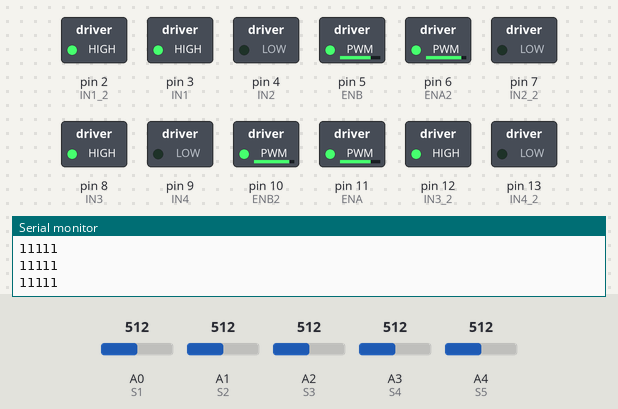
The sketch below on a simulated Arduino Uno, built with avr-gcc and run on an emulated ATmega328P. Shown: switched loads named in the sketch (green lamp = pin HIGH), the last lines printed to the serial monitor. The inputs (shaded band) are chosen by the test bench; at power-on: A0 (S1) = 512, A1 (S2) = 512, A4 (S5) = 512, A2 (S3) = 512, A3 (S4) = 512.

Above: at 1.2 s.
1.3 s: A0 (S1) set to 487
At 1.7 s:
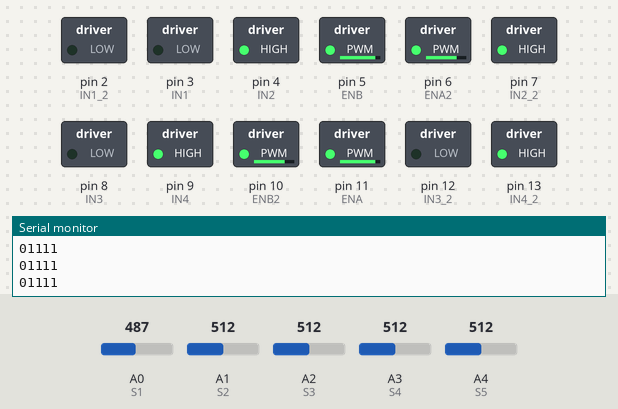
2.8 s: A1 (S2) set to 484
At 4.0 s:
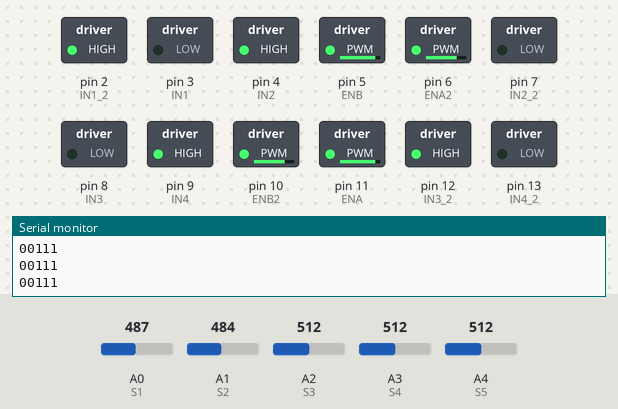
4.3 s: A1 (S2) set to 510
At 5.1 s:
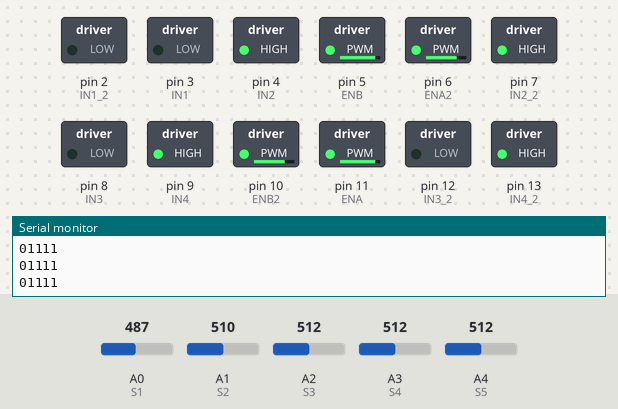
5.8 s: A4 (S5) set to 493
At 6.3 s:
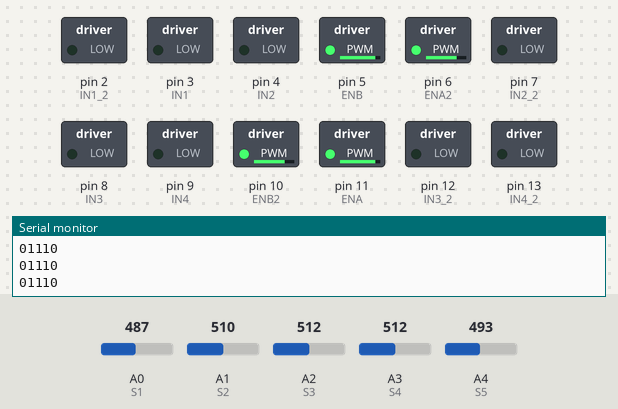
7.3 s: A4 (S5) set to 510
At 8.6 s:
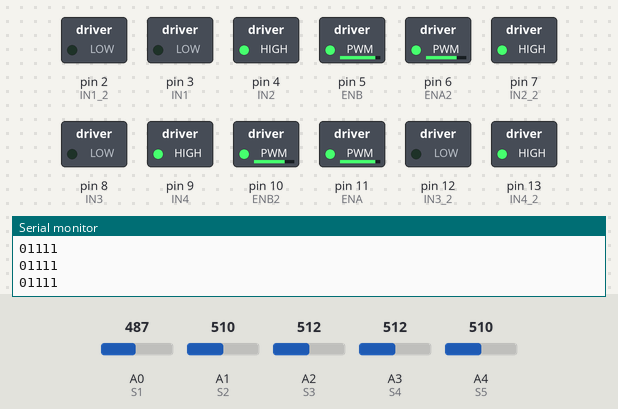
Timing chart, 0 to 9.8 s (numbered marks = the images above; inputs shaded):
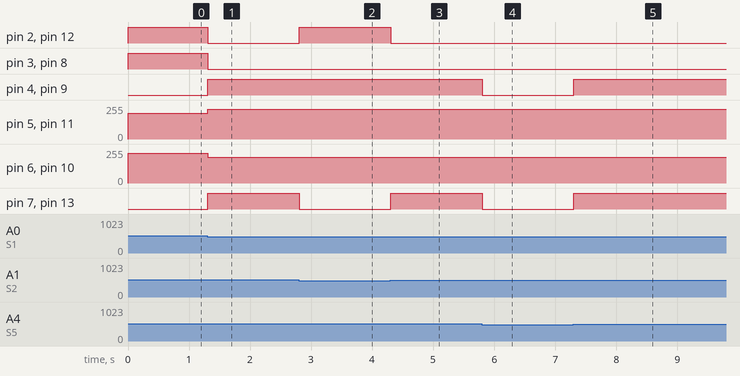

The sketch:

sketch.ino
```cpp
// ======== Pin Definitions ========

// Sensor pins
#define S1 A0
#define S2 A1
#define S3 A2
#define S4 A3
#define S5 A4

// ======== Motor Driver 1 (Left side) ========
#define ENA 11
#define IN1 3
#define IN2 4
#define ENB 5
#define IN3 8
#define IN4 9

// ======== Motor Driver 2 (Right side, reversed OUT connections) ========
#define ENA2 6
#define IN1_2 2
#define IN2_2 7
#define ENB2 10
#define IN3_2 12
#define IN4_2 13

// ======== Motor Speed ========
int baseSpeed = 225; // Adjust between 100–255
int turnSpeed = 195;

// ======== Setup ========
void setup() {
  Serial.begin(9600);

  pinMode(S1, INPUT);
  pinMode(S2, INPUT);
  pinMode(S3, INPUT);
  pinMode(S4, INPUT);
  pinMode(S5, INPUT);

  // Left motor driver
  pinMode(IN1, OUTPUT);
  pinMode(IN2, OUTPUT);
  pinMode(IN3, OUTPUT);
  pinMode(IN4, OUTPUT);
  pinMode(ENA, OUTPUT);
  pinMode(ENB, OUTPUT);

  // Right motor driver
  pinMode(IN1_2, OUTPUT);
  pinMode(IN2_2, OUTPUT);
  pinMode(IN3_2, OUTPUT);
  pinMode(IN4_2, OUTPUT);
  pinMode(ENA2, OUTPUT);
  pinMode(ENB2, OUTPUT);
}

// ======== Motor Control Functions ========
// ======== Motor Control Functions (Fixed Direction) ========
void leftForward() {
  digitalWrite(IN1, LOW);
  digitalWrite(IN2, HIGH);
  digitalWrite(IN3, LOW);
  digitalWrite(IN4, HIGH);
}

void leftBackward() {
  digitalWrite(IN1, HIGH);
  digitalWrite(IN2, LOW);
  digitalWrite(IN3, HIGH);
  digitalWrite(IN4, LOW);
}

void rightForward() {
  digitalWrite(IN3_2, HIGH);
  digitalWrite(IN4_2, LOW);
  digitalWrite(IN1_2, HIGH);
  digitalWrite(IN2_2, LOW);
}

void rightBackward() {
  digitalWrite(IN3_2, LOW);
  digitalWrite(IN4_2, HIGH);
  digitalWrite(IN1_2, LOW);
  digitalWrite(IN2_2, HIGH);
}

void moveStop() {
  digitalWrite(IN1, LOW);
  digitalWrite(IN2, LOW);
  digitalWrite(IN3, LOW);
  digitalWrite(IN4, LOW);
  digitalWrite(IN1_2, LOW);
  digitalWrite(IN2_2, LOW);
  digitalWrite(IN3_2, LOW);
  digitalWrite(IN4_2, LOW);
}

// ======== Main Control ========
void loop() {
  int s1 = analogRead(S1);
  int s2 = analogRead(S2);
  int s3 = analogRead(S3);
  int s4 = analogRead(S4);
  int s5 = analogRead(S5);

  // Threshold: adjust depending on your surface (e.g. 500)
  int threshold =500;

  int L2 = s1 > threshold ? 1 : 0;
  int L1 = s2 > threshold ? 1 : 0;
  int C  = s3 > threshold ? 1 : 0;
  int R1 = s4 > threshold ? 1 : 0;
  int R2 = s5 > threshold ? 1 : 0;

  Serial.print(L2); Serial.print(L1); Serial.print(C); Serial.print(R1); Serial.println(R2);

  // Basic Line Following Logic
    // --- Improved Line Following Logic ---
  if (C == 1 && L1 == 0 && R1 == 0 && L2 == 0 && R2 == 0) {
    // Move straight
    leftForward();
    rightForward();
    analogWrite(ENA, baseSpeed);
    analogWrite(ENB, baseSpeed);
    analogWrite(ENA2, baseSpeed);
    analogWrite(ENB2, baseSpeed);
  }
  else if (L1 == 0 && C == 1) {
    // Slight left correction
    rightForward();
    leftForward();
    analogWrite(ENA2, turnSpeed);
    analogWrite(ENB2, turnSpeed);
    analogWrite(ENA, baseSpeed);
    analogWrite(ENB, baseSpeed);
  }
  else if (R1 == 0 && C == 1) {
    // Slight right correction
    leftForward();
    rightForward();
    analogWrite(ENA, baseSpeed);
    analogWrite(ENB, baseSpeed);
    analogWrite(ENA2, turnSpeed);
    analogWrite(ENB2, turnSpeed);

  }
  else if (L2 == 1) {
    // Hard left turn
    leftBackward();
    rightForward();
    analogWrite(ENA, turnSpeed);
    analogWrite(ENB, turnSpeed);
    analogWrite(ENA2, baseSpeed);
    analogWrite(ENB2, baseSpeed);
    //     if (L1 == 1 && C == 0) {
    //     leftForward();
    //     rightForward();
    //     analogWrite(ENA2, turnSpeed);
    //     analogWrite(ENB2, turnSpeed);
    //     analogWrite(ENA, baseSpeed);
    //     analogWrite(ENB, baseSpeed);
    //     delay(300);

    // }
  }
  else if (R2 == 1) {
    // Hard right turn
    leftForward();
    rightBackward();
    analogWrite(ENA, baseSpeed);
    analogWrite(ENB, baseSpeed);
    analogWrite(ENA2, turnSpeed);
    analogWrite(ENB2, turnSpeed);
    //     if (R1 == 1 && C ==0){
    //     rightForward();
    //     leftForward();
    //     analogWrite(ENA, baseSpeed);
    //     analogWrite(ENB, baseSpeed);
    //     analogWrite(ENA2, turnSpeed);
    //     analogWrite(ENB2, turnSpeed);
    //     delay(300);
    // }
  }
  else {
    // Line lost — stop or slow search
    moveStop();
  }
}
```

Measured:
- the behaviour switches between 501 and 500 on A0 (S1) (found by bisection; images 0 and 1)
- the behaviour switches between 501 and 500 on A1 (S2) (found by bisection; images 1 and 2)
- the behaviour switches between 501 and 500 on A4 (S5) (found by bisection; images 3 and 4)
- after the input at 1.3 s, pin 2 (IN1_2), pin 3 (IN1), pin 8 (IN3), pin 12 (IN3_2): HIGH → LOW at once; pin 4 (IN2), pin 7 (IN2_2), pin 9 (IN4), pin 13 (IN4_2): LOW → HIGH at once; pin 5 (ENB), pin 11 (ENA): 195/255 → 225/255 at once; pin 6 (ENA2), pin 10 (ENB2): 225/255 → 195/255 at once
- after the input at 2.8 s, pin 2 (IN1_2), pin 12 (IN3_2): LOW → HIGH at once; pin 7 (IN2_2), pin 13 (IN4_2): HIGH → LOW at once
- after the input at 4.3 s, pin 2 (IN1_2), pin 12 (IN3_2): HIGH → LOW at once; pin 7 (IN2_2), pin 13 (IN4_2): LOW → HIGH at once
- after the input at 5.8 s, pin 4 (IN2), pin 7 (IN2_2), pin 9 (IN4), pin 13 (IN4_2): HIGH → LOW at once
- after the input at 7.3 s, pin 4 (IN2), pin 7 (IN2_2), pin 9 (IN4), pin 13 (IN4_2): LOW → HIGH at once
